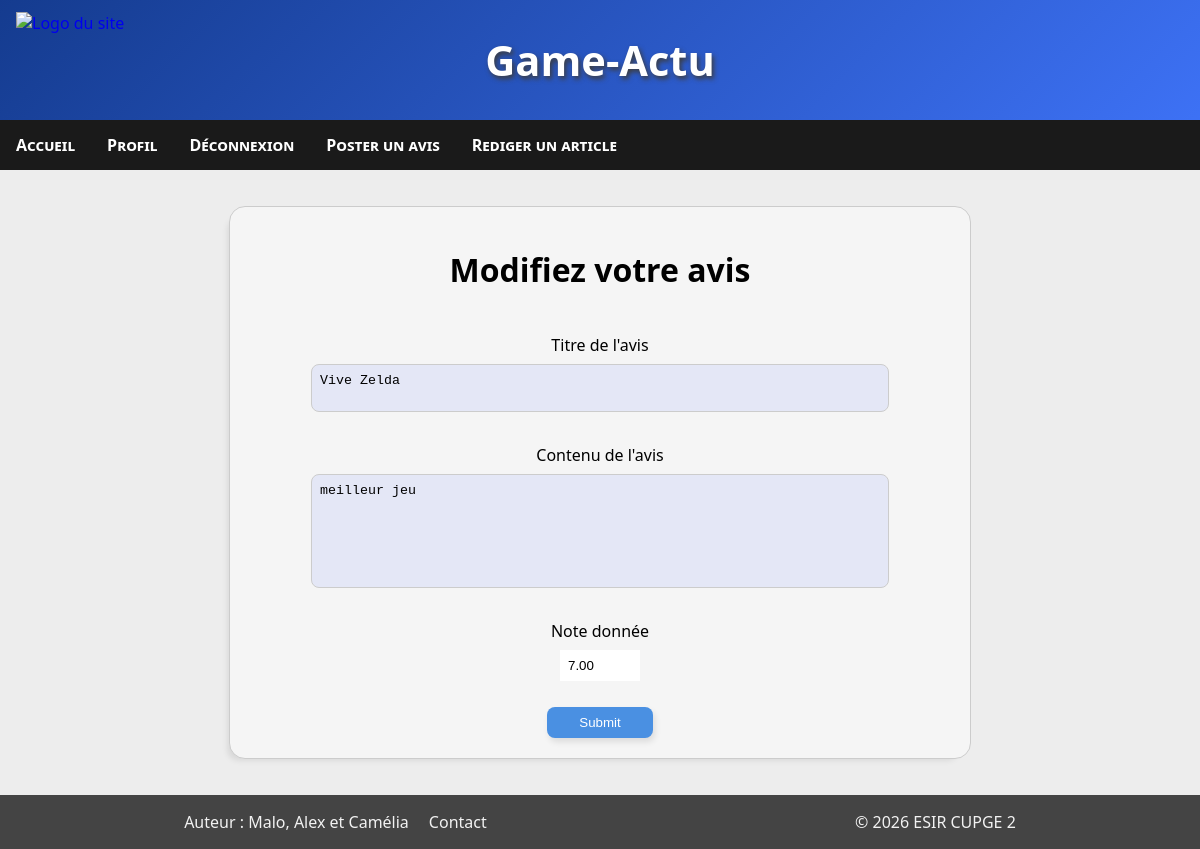
Screenshot of /modifier_avis.php?id_avis=14 (signed in) with the database file from the repository.
### tables this page shows
CREATE TABLE `Avis` (
  `titre` varchar(30) DEFAULT NULL,
  `texte` varchar(500) DEFAULT NULL,
  `note` decimal(4,2) DEFAULT NULL,
  `date_creation` datetime DEFAULT NULL,
  `id_avis` bigint NOT NULL,
  `id_article` bigint DEFAULT NULL,
  `login` varchar(30) DEFAULT NULL
);

### php/functions-query.php (called while the page is built, shortened)
<?php
function recuperer_avis($mysqli, $id_avis) {
    $query = "SELECT
        date_creation,
        id_avis,
        login,
        note,
        texte,
        titre,
        Utilisateur.chemin_pdp
    FROM Avis
    INNER JOIN Utilisateur USING(login)
    WHERE id_avis = $id_avis;";
    return readDB($mysqli, $query);
}
?>

### php/functions-DB.php (called while the page is built, shortened)
<?php
function readDB($mysqli, $sql_input)
{
	$query_output = mysqli_query($mysqli, $sql_input);
		return $query_output->fetch_all(MYSQLI_ASSOC);
}
?>

### modifier_avis.php (the view, shortened to what this page needs)
<?php
require_once(__DIR__."/php/functions-DB.php");
require_once(__DIR__."/php/functions-query.php");
require_once(__DIR__."/php/functions-DB.php");
require_once(__DIR__."/php/functions-query.php");
$mysqli	= connectionDB();
$avis	= recuperer_avis($mysqli, $_GET['id_avis']);
$avis = $avis[0];
?>
<!DOCTYPE html>
<html lang="fr">
    <head>
        <link rel="stylesheet" type="text/css" href="styles/style.css">
    </head>
    <body>
		<?php include("static/header.php"); ?>
		<?php include("static/nav.php"); ?>
		<main>
			<form class="modification-avis" action="php/process_avis.php" method="POST">
				<h1>Modifiez votre avis</h1>
				<fieldset>
					<label for="titre">Titre de l'avis</label>
					<textarea name="titre" id="titre" maxlength="30" required><?php echo htmlspecialchars($avis['titre']); ?></textarea>
				</fieldset>
				<fieldset>
					<label for="texte">Contenu de l'avis</label>
					<textarea class = "huge-text-area" name="texte" id="texte" maxlength="500" required><?php echo htmlspecialchars($avis['texte']); ?></textarea>
				</fieldset>
				<fieldset>
					<label for="note">Note donnée</label>
					<input type="number" name="note" id="note" min="0" max="10" value="<?php echo htmlspecialchars($avis['note']); ?>">
				</fieldset>
				<input type="submit"></input>
			</form>
		</main>
        <?php include("static/footer.php"); ?>
	</body>
</html>

### styles/style.css (style rules this page uses)
body { font-family: 'Segoe UI', system-ui, -apple-system, sans-serif; display: flex; flex-direction: column; min-height: 100vh; margin: 0; --main-bg-color: hsl(0, 0%, 93%); --alt-bg-color-1: hsl(0, 0%, 96%); --alt-bg-color-2: hsl(230, 50%, 93%); background-color: var(--main-bg-color); }
main { flex: 1; padding-left: 8%; padding-right: 8%; padding-top: 3%; padding-bottom: 3%; background-color: var(--main-bg-color); }
input { border: none; outline: none; }

### rows the page displays
avis: titre "Vive Zelda", texte "meilleur jeu", note "7.00"
